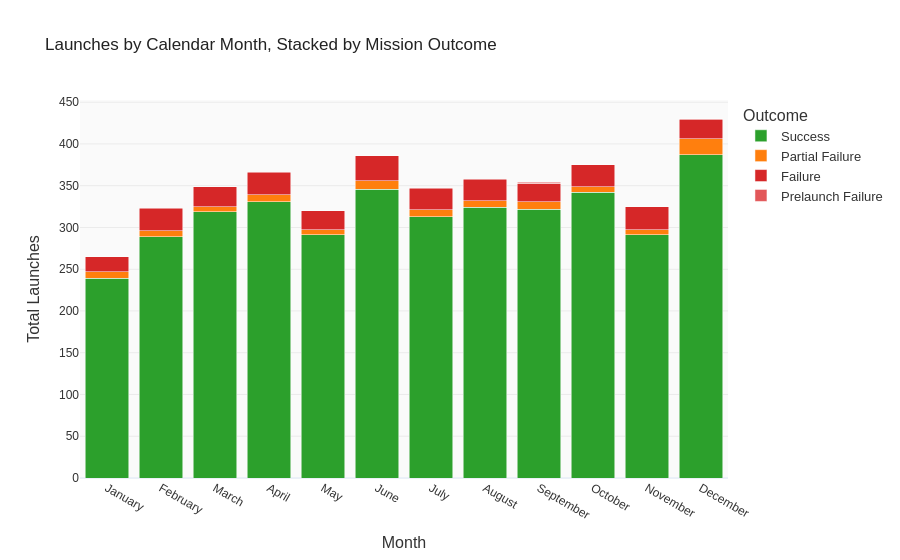

Here is the notebook cell this chart was saved with:
### Markdown cell above
# Launches per Month: Which months are most popular and least popular for launches?

Some months have better weather than others. Which time of year seems to be best for space missions?

### Code cell
import pandas as pd
import plotly.express as px

def get_launches_by_month_and_status(df):
    df = df.copy()
    df['Date'] = pd.to_datetime(df['Date'], errors='coerce')
    df = df.dropna(subset=['Date'])

    df['Month'] = df['Date'].dt.month
    df['Month_Name'] = df['Date'].dt.strftime('%B')

    launches = (
        df.groupby(['Month', 'Month_Name', 'Mission_Status'])
        .size()
        .reset_index(name='Total_Launches')
        .sort_values('Month')
    )

    return launches

launches_by_month_status = get_launches_by_month_and_status(df_data)
print(launches_by_month_status['Mission_Status'].unique())  # confirm actual category names

month_order = ['January', 'February', 'March', 'April', 'May', 'June',
               'July', 'August', 'September', 'October', 'November', 'December']

status_order = ['Success', 'Partial Failure', 'Failure']  # bottom -> top

color_map = {
    'Success': '#2CA02C',          # green
    'Partial Failure': '#FF7F0E',  # orange
    'Failure': '#D62728',          # red
}

fig = px.bar(
    launches_by_month_status,
    x='Month_Name',
    y='Total_Launches',
    color='Mission_Status',
    category_orders={'Month_Name': month_order, 'Mission_Status': status_order},
    color_discrete_map=color_map,
    title='Launches by Calendar Month, Stacked by Mission Outcome',
    labels={'Total_Launches': 'Total Launches', 'Month_Name': 'Month', 'Mission_Status': 'Outcome'}
)
fig.update_layout(yaxis_tickformat=',', barmode='stack')
fig.show()

### Figure 1 — Plotly figure (JSON) as saved in the notebook; plotly's stock layout.template omitted (floating-point values rounded to 4 significant figures)
{"data": [{"hovertemplate": "Outcome=Success<br>Month=%{x}<br>Total Launches=%{y}<extra></extra>", "legendgroup": "Success", "marker": {"color": "#2CA02C", "pattern": {"shape": ""}}, "name": "Success", "orientation": "v", "showlegend": true, "textposition": "auto", "type": "bar", "x": ["January", "February", "March", "April", "May", "June", "July", "August", "September", "October", "November", "December"], "xaxis": "x", "y": [239, 289, 319, 331, 291, 346, 313, 324, 322, 342, 291, 387], "yaxis": "y"}, {"hovertemplate": "Outcome=Partial Failure<br>Month=%{x}<br>Total Launches=%{y}<extra></extra>", "legendgroup": "Partial Failure", "marker": {"color": "#FF7F0E", "pattern": {"shape": ""}}, "name": "Partial Failure", "orientation": "v", "showlegend": true, "textposition": "auto", "type": "bar", "x": ["January", "February", "March", "April", "May", "June", "July", "August", "September", "October", "November", "December"], "xaxis": "x", "y": [8, 7, 6, 8, 6, 10, 8, 8, 9, 7, 6, 19], "yaxis": "y"}, {"hovertemplate": "Outcome=Failure<br>Month=%{x}<br>Total Launches=%{y}<extra></extra>", "legendgroup": "Failure", "marker": {"color": "#D62728", "pattern": {"shape": ""}}, "name": "Failure", "orientation": "v", "showlegend": true, "textposition": "auto", "type": "bar", "x": ["January", "February", "March", "April", "May", "June", "July", "August", "September", "October", "November", "December"], "xaxis": "x", "y": [18, 27, 24, 27, 23, 30, 26, 26, 22, 26, 28, 23], "yaxis": "y"}, {"hovertemplate": "Outcome=Prelaunch Failure<br>Month=%{x}<br>Total Launches=%{y}<extra></extra>", "legendgroup": "Prelaunch Failure", "marker": {"color": "#e25759", "pattern": {"shape": ""}}, "name": "Prelaunch Failure", "orientation": "v", "showlegend": true, "textposition": "auto", "type": "bar", "x": ["September", "December"], "xaxis": "x", "y": [1, 1], "yaxis": "y"}], "layout": {"barmode": "stack", "legend": {"title": {"text": "Outcome"}, "tracegroupgap": 0}, "title": {"text": "Launches by Calendar Month, Stacked by Mission Outcome"}, "xaxis": {"anchor": "y", "categoryarray": ["January", "February", "March", "April", "May", "June", "July", "August", "September", "October", "November", "December"], "categoryorder": "array", "domain": [0, 1], "title": {"text": "Month"}}, "yaxis": {"anchor": "x", "domain": [0, 1], "tickformat": ",", "title": {"text": "Total Launches"}}}}
